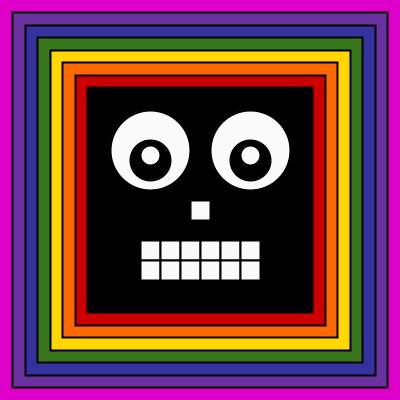
Frame 1 (no input)
Frame 60 (the mouse pressed at the canvas centre just before this capture): identical to frame 1, image omitted
Frame 120 (the mouse held since frame 60 and released just before this capture): identical to frame 1, image omitted

The Processing sketch that drew this single still picture (run headless with seeded random() and noise(); from frame 60 on, the mouse is pressed at the canvas centre):

// Processing sketch: showcase_rainbow_robot
// ── showcase_rainbow_robot.pde
void setup() {
  size(400, 400);
}

void draw() {
  // pink background
  background(220, 0, 200);

  rectMode(CENTER);
  strokeWeight(2);

  // purple rectangle
  fill(106, 50, 159);
  rect(200, 200, 375, 375);

  // blue rectangle
  fill(52, 50, 159);
  rect(200, 200, 350, 350);

  // green rectangle
  fill(56, 118, 29);
  rect(200, 200, 325, 325);

  // yellow rectangle
  fill(255, 215, 0);
  rect(200, 200, 300, 300);

  // orange rectangle
  fill(255, 105, 0);
  rect(200, 200, 275, 275);

  // red rectangle
  fill(204, 0, 0);
  rect(200, 200, 250, 250);

  // black rectangle;
  fill(0, 0, 0);
  rect(200, 200, 225, 225);

  // eyes
  fill(250, 250, 250);
  ellipse(150, 150, 80, 80);
  ellipse(250, 150, 80, 80);

  fill(0, 0, 0);
  ellipse(150, 160, 40, 40);
  ellipse(250, 160, 40, 40);

  fill(250, 250, 250);
  ellipse(150, 155, 20, 20);
  ellipse(250, 155, 20, 20);

  // nose
  rect(200, 210, 20, 20);

  // mouth
  rect(200, 260, 120, 40);

  // top teeth
  rect(150, 250, 20, 20);
  rect(170, 250, 20, 20);
  rect(190, 250, 20, 20);
  rect(210, 250, 20, 20);
  rect(230, 250, 20, 20);
  rect(250, 250, 20, 20);

  // bottom teeth
  rect(150, 270, 20, 20);
  rect(170, 270, 20, 20);
  rect(190, 270, 20, 20);
  rect(210, 270, 20, 20);
  rect(230, 270, 20, 20);
  rect(250, 270, 20, 20);
}
